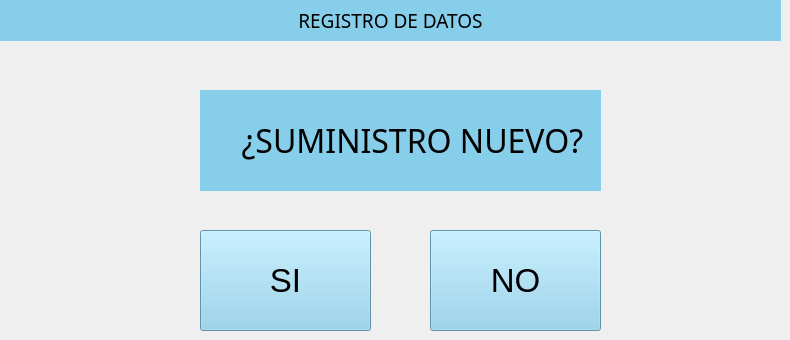
    <widget class="QWidget" name="tab_3">
     <attribute name="title">
      <string>Registrar una entrada</string>
     </attribute>
     <widget class="QLabel" name="label_17">
      <property name="geometry">
       <rect>
        <x>0</x>
        <y>0</y>
        <width>781</width>
        <height>41</height>
       </rect>
      </property>
      <property name="font">
       <font>
        <family>Trebuchet MS</family>
        <pointsize>14</pointsize>
       </font>
      </property>
      <property name="styleSheet">
       <string notr="true">
background-color: rgb(135, 206, 235);</string>
      </property>
      <property name="text">
       <string>&lt;html&gt;&lt;head/&gt;&lt;body&gt;&lt;p align=&quot;center&quot;&gt;REGISTRO DE DATOS&lt;/p&gt;&lt;/body&gt;&lt;/html&gt;</string>
      </property>
     </widget>
     <widget class="QPushButton" name="botonentradadatosexistentes">
      <property name="geometry">
       <rect>
        <x>430</x>
        <y>230</y>
        <width>171</width>
        <height>101</height>
       </rect>
      </property>
      <property name="font">
       <font>
        <family>Segoe UI</family>
        <pointsize>25</pointsize>
       </font>
      </property>
      <property name="styleSheet">
       <string notr="true">background-color: rgb(135, 206, 235);</string>
      </property>
      <property name="text">
       <string>NO</string>
      </property>
     </widget>
     <widget class="QPushButton" name="botonentradadatosnuevos">
      <property name="geometry">
       <rect>
        <x>200</x>
        <y>230</y>
        <width>171</width>
        <height>101</height>
       </rect>
      </property>
      <property name="font">
       <font>
        <family>Segoe UI</family>
        <pointsize>25</pointsize>
       </font>
      </property>
      <property name="styleSheet">
       <string notr="true">background-color: rgb(135, 206, 235);</string>
      </property>
      <property name="text">
       <string>SI</string>
      </property>
     </widget>
     <widget class="QLabel" name="label_42">
      <property name="geometry">
       <rect>
        <x>200</x>
        <y>90</y>
        <width>401</width>
        <height>101</height>
       </rect>
      </property>
      <property name="font">
       <font>
        <family>Trebuchet MS</family>
        <pointsize>24</pointsize>
       </font>
      </property>
      <property name="styleSheet">
       <string notr="true">background-color: rgb(135, 206, 235);</string>
      </property>
      <property name="text">
       <string>     ¿SUMINISTRO NUEVO?</string>
      </property>
     </widget>
    </widget>
